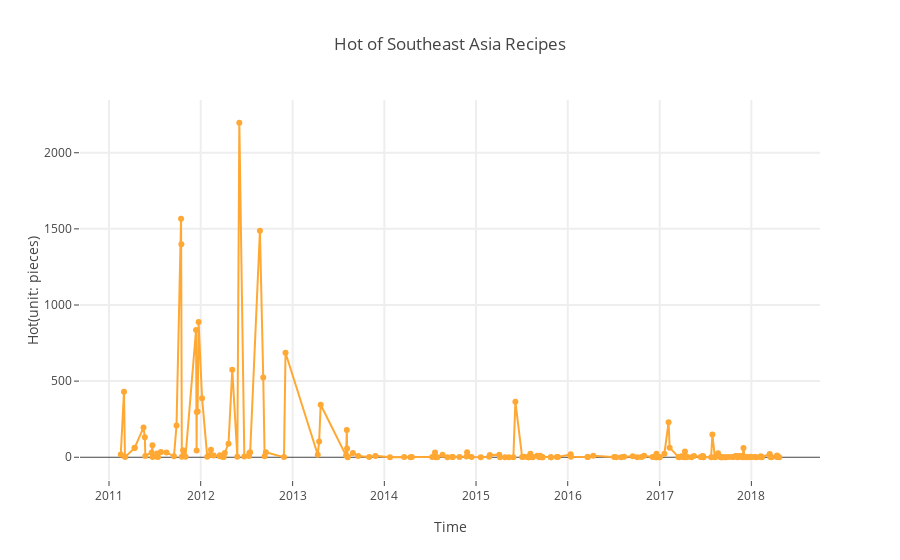

Notebook source saved alongside this figure:
### Code cell
# 东南亚、韩式、日式、西式菜谱年度热门趋势图
# The Hot Trend of Southeastern, Korean, Japanese and Western Recipes

df1_hot = df1.sort_values(by = 'time', ascending = False)
data_trend1 = [go.Scatter(
    x = df1_hot['time'],
    y = df1_hot['hot'].values,
    mode = 'lines+markers',
    name = 'lines+markers',
    text = df1_hot['name'],
    marker=dict(
        color='rgb(255,168,52)',
        line=dict(
            color='rgb(8,48,107)'
        )
    ),

)]

layout = dict(title = 'Hot of Southeast Asia Recipes',
              xaxis= dict(
                title= 'Time',
                ticklen= 5,
                zeroline= False,
                gridwidth= 2,
              ),
              yaxis=dict(
                title= 'Hot(unit: pieces)',
                ticklen= 5,
                gridwidth= 2,
              )
             )

fig = dict(data=data_trend1, layout=layout)
iplot(fig)

### Figure 1 — Plotly figure (JSON) as saved in the notebook; plotly's stock layout.template omitted (floating-point values rounded to 4 significant figures; data arrays with more than 128 entries replaced by an {"elided": "..."} marker saying what was removed)
{"data": [{"marker": {"color": "rgb(255,168,52)", "line": {"color": "rgb(8,48,107)"}}, "mode": "lines+markers", "name": "lines+markers", "text": {"elided": "197 str values"}, "type": "scatter", "x": {"elided": "197 str values"}, "y": {"elided": "197 int values"}}], "layout": {"title": "Hot of Southeast Asia Recipes", "xaxis": {"gridwidth": 2, "ticklen": 5, "title": "Time", "zeroline": false}, "yaxis": {"gridwidth": 2, "ticklen": 5, "title": "Hot(unit: pieces)"}}}
